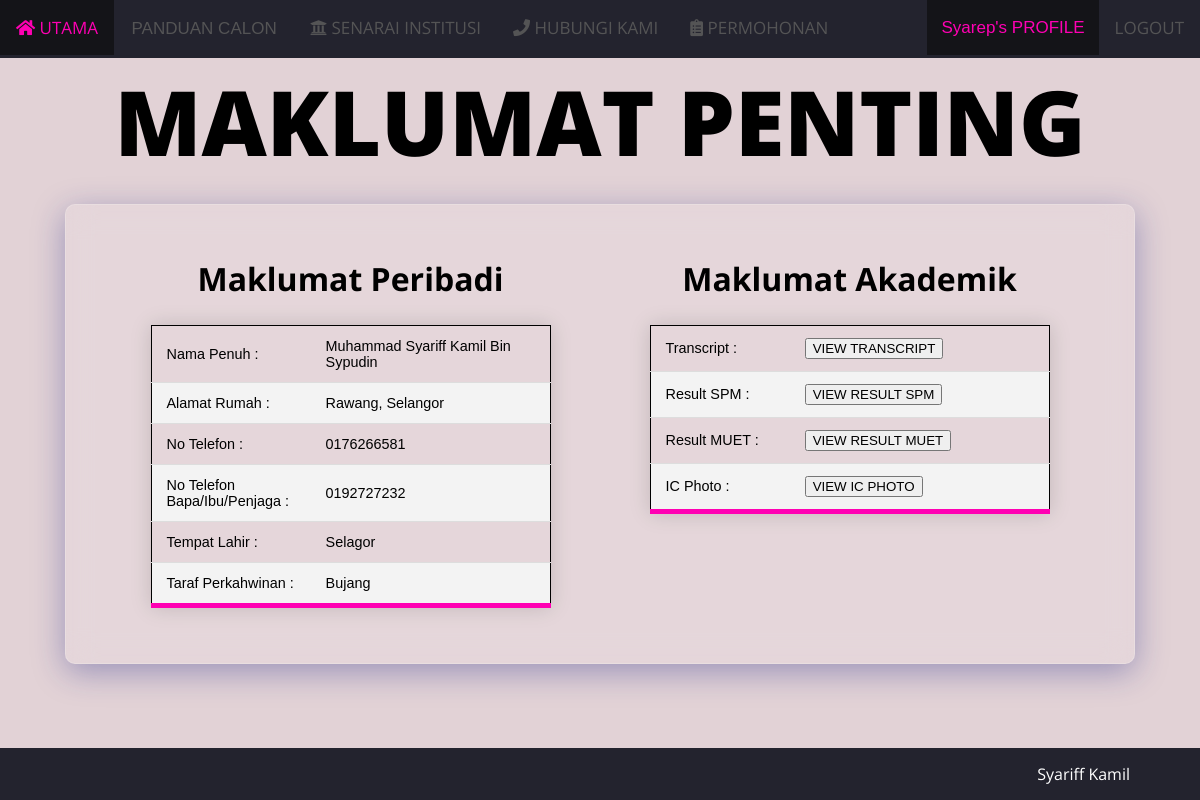
Page /userPage/displayDoc.php (signed in) on the committed database.
### tables this page shows
CREATE TABLE `userdetail` (
  `detail_id` int(100) NOT NULL,
  `user_id` int(100) NOT NULL,
  `fullname` varchar(100) NOT NULL,
  `address` varchar(200) NOT NULL,
  `phone1` varchar(20) NOT NULL,
  `phone2` varchar(20) NOT NULL,
  `birthplace` varchar(20) NOT NULL,
  `marital_status` varchar(20) NOT NULL
);

### userPage/displayDoc.php (the view, shortened to what this page needs)
<?php
  include "db_connect.php";
  $id = $_SESSION['user_id'];
    $query1 = mysqli_query($connect, "SELECT * FROM document WHERE user_id='$id'") or die(mysqli_query($connect));
    $uploads = mysqli_fetch_array($query1);
    $query2 = mysqli_query($connect, "SELECT * FROM userdetail WHERE user_id='$id'") or die(mysqli_query($connect));
    $row = mysqli_fetch_array($query2);
  if(is_null($id)){
    header ("location: index.php");
  }else if( (mysqli_num_rows($query1) ==0) || (mysqli_num_rows($query2) ==0)){
    $message = "SILA ISI MAKLUMAT PERIBADI & AKADEMIK DAHULU SEBELUM MELIHAT INFO ANDA";
    echo "<script>
            alert('$message')
            window.location.replace('accountSetup.php');
        </script>";
  }else{
?>
<head>
    <link rel="stylesheet" href="../css/user.css" />
    <link rel="stylesheet" href="../css/bootstrap-grid.css" />
    <link rel="stylesheet" href="https://use.fontawesome.com/releases/v5.15.2/css/all.css">
</head>
<body>
<ul class="ulNav">
    <li class="liNav"><a href="index.php"><i class="fas fa-home"></i> UTAMA</a></li>
    <div class="dropdown" style="float:left">
        <button class="dropbtn" style="height: 58px; width:180px"> PANDUAN CALON</button>
    </div>
    <li class="liNav"><a href="university.php"><i class="fas fa-university"></i> SENARAI INSTITUSI</a></li>
    <li class="liNav"><a href="contact.php"><i class="fas fa-phone"></i> HUBUNGI KAMI</a></li>
    <?php
    if(isset($_SESSION['username'])):?>
        <li class="liNav"><a href="application.php"><i class="fas fa-clipboard-list"></i> PERMOHONAN</a></li>
        <li class="liNav" style="float:right"><a href="logout.php"> LOGOUT</a></li>
        <div class="dropdown" style="float:right">
            <button class="dropbtn" style="height: 55px; background-color: rgb(20, 20, 24); color: rgb(255, 0, 179);"><?php echo $_SESSION['username'] ."'s PROFILE";?></button>
        </div>
    <?php
    else:?>
    <li style="float:right"><button class="slideButton" id="login" style="padding : 10px">LOG IN</button></li>
    <li style="float:right"><button class="slideButton" id="register" style="padding : 10px">REGISTER</button></li>
    <?php
    endif;
    ?>
</ul>
    <div class="container-fluid">
        <div class="row">
            <div class="col-sm-12">
                <div style="margin : 2px; text-align: center;">
                    <h1 class="bigText">MAKLUMAT PENTING</h1>
                </div>
            </div>
        </div>
        <div class="row">
            <div class="col-sm-12" style="padding : 30px 50px;">
                <div class="glass" style="padding : 30px 50px;">
                    <div class="row">
                        <div class="col-sm-6">
                            <h1  style="text-align: center;">Maklumat Peribadi</h1>
                            <table class="styled-table" style="width: 50%; margin-left: auto; margin-right: auto;">
                                <tbody>
                                    <tr>
                                        <td style="width:40%"> Nama Penuh : </td>
                                        <td><?php echo $row['fullname'] ?></td>
                                    </tr>
                                    <tr>
                                        <td>Alamat Rumah :</td>
                                        <td><?php echo $row['address'] ?></td>
                                    </tr>
                                    <tr>
                                        <td>No Telefon :</td>
                                        <td><?php echo $row['phone1'] ?></td>
                                    </tr>
                                    <tr>
                                        <td>No Telefon Bapa/Ibu/Penjaga :</td>
                                        <td><?php echo $row['phone2'] ?></td>
                                    </tr>
                                    <tr>
                                        <td>Tempat Lahir :</td>
                                        <td><?php echo $row['birthplace'] ?></td>
                                    </tr>
                                    <tr>
                                        <td>Taraf Perkahwinan : </td>
                                        <td><?php echo $row['marital_status'] ?></td>
                                    </tr>
                                </tbody>
                            </table>
                        </div>
                        <div class="col-sm-6">
                            <h1 style="text-align: center;">Maklumat Akademik</h1>
                            <table class="styled-table" style="width: 30%; margin-left: auto; margin-right: auto;">
                                <tbody>
                                    <tr>
                                        <td style="width:35%">Transcript :</td>
                                        <td>
                                            <a href="../image/user documents/<?php echo $uploads['transcript'] ?>" target="_blank"><button>VIEW TRANSCRIPT</button></a>
                                        </td>
                                    </tr>
                                    <tr>
                                        <td>Result SPM :</td>
                                        <td>
                                            <a href="../image/user documents/<?php echo $uploads['result_spm'] ?>" target="_blank"><button>VIEW RESULT SPM</button></a>
                                        </td>
                                    </tr>
                                    <tr>
                                        <td>Result MUET :</td>
                                        <td>
                                            <a href="../image/user documents/<?php echo $uploads['result_muet'] ?>" target="_blank"><button>VIEW RESULT MUET</button></a>
                                        </td>
                                    </tr>
                                    <tr>
                                        <td>IC Photo : </td>
                                        <td>
                                            <a href="../image/user documents/<?php echo $uploads['ic_photo'] ?>" target="_blank"><button>VIEW IC PHOTO</button></a>
                                        </td>
                                    </tr>
                                </tbody>
                            </table>
                        </div>
                    </div>
                </div>
            </div>
        </div>
    </div><br><br><br><br>
    <div id="footer">Syariff Kamil</div>
</body>
<?php
}
?>

### css/user.css (style rules this page uses)
body { color: rgb(0, 0, 0); background-color: rgb(226, 210, 214); margin: 0; padding: 0; overflow-y: scroll; }
.bigText { font-size: 90px; font-weight: 900; margin-bottom: -25px; }
.glass { background: rgba( 255, 255, 255, 0.10 ); box-shadow: 0 8px 32px 0 rgba( 31, 38, 135, 0.37 ); backdrop-filter: blur( 15.0px ); -webkit-backdrop-filter: blur( 15.0px ); border-radius: 10px; border: 1px solid rgba( 255, 255, 255, 0.18 ); margin : 15px; }
.ulNav { list-style-type: none; margin: 0; padding: 0; overflow: hidden; background-color: rgb(35, 35, 46); position: fixed; width: 100%; z-index: 1; }
.liNav { float: left; }
li a { display: block; color: rgb(84, 84, 85); text-align: center; padding: 16px 16px; text-decoration: none; font-size: 17px; }
.dropbtn { background-color: rgb(35, 35, 46); color: rgb(84, 84, 85); padding: 14px; font-size: 17px; border: none; }
.dropdown { position: relative; display: inline-block; }
.styled-table { border-collapse: collapse; margin: 25px 0; font-size: 0.9em; font-family: sans-serif; min-width: 400px; box-shadow: 0 0 20px rgba(0, 0, 0, 0.15); }
.styled-table th, .styled-table td { padding: 12px 15px; }
.styled-table tbody tr { border-bottom: 1px solid #dddddd; }
.styled-table tbody tr:nth-of-type(even) { background-color: #f3f3f3; }
.styled-table tbody tr:last-of-type { border-bottom: 5px solid rgb(255, 0, 179); }
#footer { background-color: rgb(35, 35, 46); color: rgb(255, 255, 255); text-align: right; padding: 15px 70px; left: 0; bottom: 0; position: fixed; width: 100%; }

### userPage/displayDoc.php (style rules this page uses)
table { border: 1px solid black; border-collapse: collapse; }

### rows in the picture
userdetail: fullname "Muhammad Syariff Kamil Bin Sypudin", address "Rawang, Selangor", phone1 "0176266581", phone2 "0192727232", birthplace "Selagor", marital_status "Bujang"

### other values in the picture
$_SESSION['username'] "Syarep"
